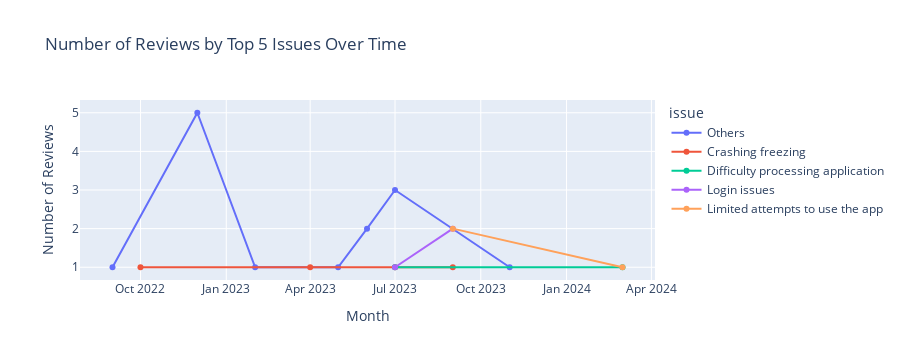

Notebook source saved alongside this figure:
### Markdown cell above
Customer Trust

### Code cell
clean_customer_trust = preprocess(data, customer_trust)
plot_top_n_issues_time_series(clean_customer_trust, top_n=5)

### Figure 1 — Plotly figure (JSON) as saved in the notebook; plotly's stock layout.template omitted (floating-point values rounded to 4 significant figures)
{"data": [{"hovertemplate": "issue=Others<br>month_year=%{x}<br>count=%{y}<extra></extra>", "legendgroup": "Others", "line": {"color": "#636efa", "dash": "solid"}, "marker": {"symbol": "circle"}, "mode": "lines+markers", "name": "Others", "orientation": "v", "showlegend": true, "type": "scatter", "x": ["2022-09", "2022-12", "2023-02", "2023-05", "2023-06", "2023-07", "2023-11"], "xaxis": "x", "y": [1, 5, 1, 1, 2, 3, 1], "yaxis": "y"}, {"hovertemplate": "issue=Crashing freezing<br>month_year=%{x}<br>count=%{y}<extra></extra>", "legendgroup": "Crashing freezing", "line": {"color": "#EF553B", "dash": "solid"}, "marker": {"symbol": "circle"}, "mode": "lines+markers", "name": "Crashing freezing", "orientation": "v", "showlegend": true, "type": "scatter", "x": ["2022-10", "2023-04", "2023-07", "2023-09"], "xaxis": "x", "y": [1, 1, 1, 1], "yaxis": "y"}, {"hovertemplate": "issue=Difficulty processing application<br>month_year=%{x}<br>count=%{y}<extra></extra>", "legendgroup": "Difficulty processing application", "line": {"color": "#00cc96", "dash": "solid"}, "marker": {"symbol": "circle"}, "mode": "lines+markers", "name": "Difficulty processing application", "orientation": "v", "showlegend": true, "type": "scatter", "x": ["2023-07", "2024-03"], "xaxis": "x", "y": [1, 1], "yaxis": "y"}, {"hovertemplate": "issue=Login issues<br>month_year=%{x}<br>count=%{y}<extra></extra>", "legendgroup": "Login issues", "line": {"color": "#ab63fa", "dash": "solid"}, "marker": {"symbol": "circle"}, "mode": "lines+markers", "name": "Login issues", "orientation": "v", "showlegend": true, "type": "scatter", "x": ["2023-07", "2023-09"], "xaxis": "x", "y": [1, 2], "yaxis": "y"}, {"hovertemplate": "issue=Limited attempts to use the app<br>month_year=%{x}<br>count=%{y}<extra></extra>", "legendgroup": "Limited attempts to use the app", "line": {"color": "#FFA15A", "dash": "solid"}, "marker": {"symbol": "circle"}, "mode": "lines+markers", "name": "Limited attempts to use the app", "orientation": "v", "showlegend": true, "type": "scatter", "x": ["2023-09", "2024-03"], "xaxis": "x", "y": [2, 1], "yaxis": "y"}], "layout": {"height": 360, "legend": {"title": {"text": "issue"}, "tracegroupgap": 0}, "title": {"text": "Number of Reviews by Top 5 Issues Over Time"}, "xaxis": {"anchor": "y", "autorange": true, "domain": [0, 1], "range": ["2022-07-27 08:44:45.0829", "2024-04-05 15:15:14.9171"], "title": {"text": "Month"}, "type": "date"}, "yaxis": {"anchor": "x", "autorange": true, "domain": [0, 1], "fixedrange": true, "range": [0.6699, 5.33], "title": {"text": "Number of Reviews"}, "type": "linear"}}}
